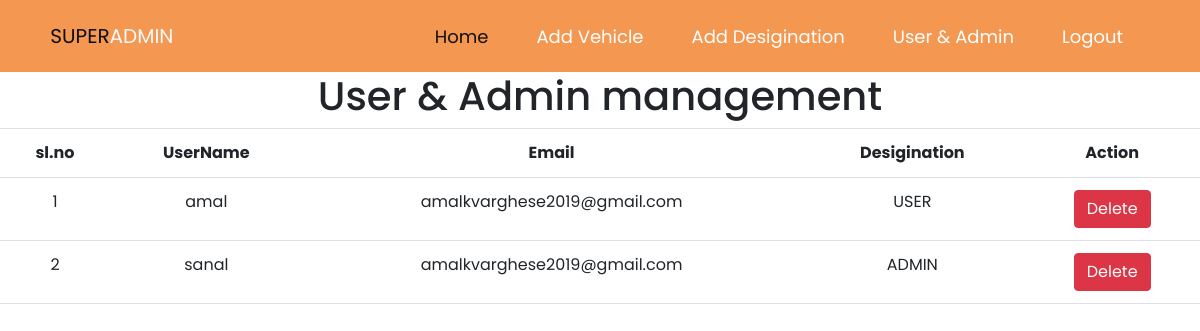
The app's page /user_admin_list (signed in), older data.
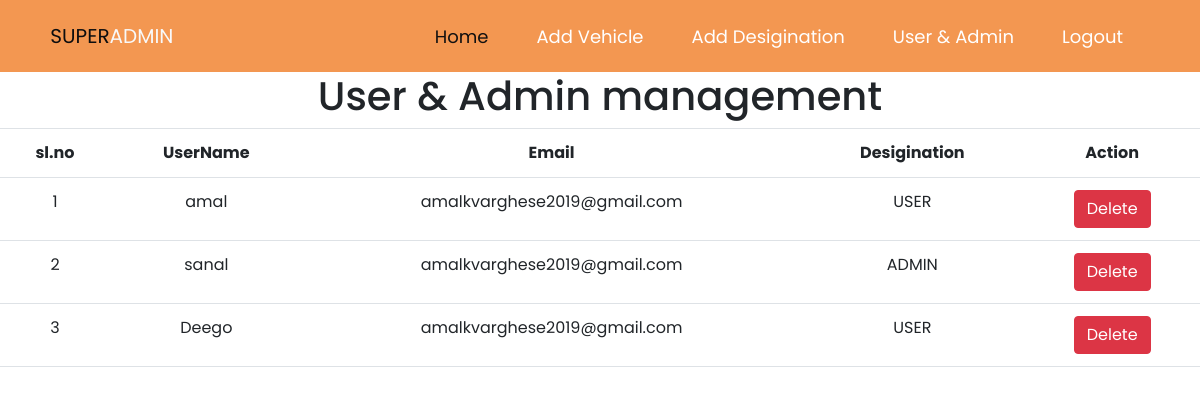
The same page, newer data.
### app/models.py (models this page shows, shortened)
class user_registration(models.Model):
    first_name=models.CharField(max_length=100,null=True)
    last_name=models.CharField(max_length=100,null=True)
    email=models.EmailField(max_length=100,null=True)
    username=models.CharField(max_length=100,null=True)
    password=models.CharField(max_length=100,null=True)
    desigination=models.ForeignKey(Desigination,on_delete=models.CASCADE)

class Desigination(models.Model):
    desigination=models.CharField(max_length=100,null=True)

### app/views.py (the view)
# urls.py: path('user_admin_list',views.user_admin_list,name='user_admin_list'),
def user_admin_list(request):
    if 'username' in request.session:
        std=user_registration.objects.all()
        return render(request,'user_admin_action.html',{'std':std})
    return redirect('user_logout')

### app/templates/user_admin_action.html (shortened to what this page needs)
{% extends 'base2.html' %}
{% block body %}
<table  class="table text-center">
  <h1 class="text-center ">User & Admin management</h1>
  <tr>
      <th>sl.no</th>
      <th>UserName</th>
      <th>Email</th>
      <th>Desigination</th>
      <th>Action</th>
  </tr>
  {% for p in std %}
 <tr>
      <td>{{forloop.counter}}</td>
      <td>{{p.username}}</td>
      <td>{{p.email}}</td>
      <td>{{p.desigination.desigination}}</td>
      <td><a href="{% url 'delete_user_admin' p.id %}" class="btn btn-danger ">Delete</a></td>
  </tr>
  {% endfor %}
</table>
{% endblock %}

Row changes from the older to the newer data that the page shows:
added user_registration: username "Deego", email "amalkvarghese2019@gmail.com", desigination.desigination "USER"
